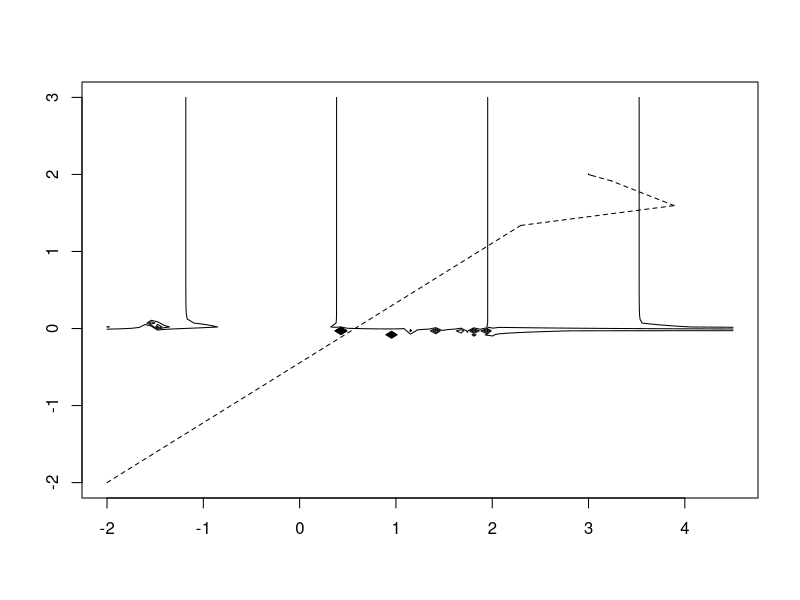

The R source for this figure:
## INITIAL VALUES
x = c(-2,-2)
itr = 40
x.values = matrix(0,itr+1,2)
x.values[1,] = x

## OBJECTIVE FUNCTION AND DERIVATIVES


## LOGISTIC POPULATION GROWTH MODEL FOR BEETLES. It is a function of t and x (theta)
N.func <-function(t,x){
  N0 <-2
  out<-(N0*x[1])/(N0+(x[1]-N0)*exp(-x[2]*t))
  return(out)
}
## FIRST DERIVATIVES
N.prime <-function(t,x){
  ## 1 = k, 2 = r
  N0 <-2
  base <-N0*(1-exp(x[2]*t)) + x[1]*exp(x[2]*t)
  out.1<-N0^2*(1-exp(-x[2]*t))/(base^2)
  out.2<-(t*N0*x[1]*(x[1]-N0)*exp(x[2]*t))/(base^2)
  out = matrix(c(out.1,out.2),ncol=1)
  return(out)
}

## SECOND DERIVATIVES:
N.prime2 <-function(t,x){
  N0 <-2
  base <-N0+exp(x[2]*t)*(x[1]-N0)
  out.kk<-2*(N0^2)*exp(-x[2]*t)*(1-exp(-x[2]*t))/(base^3)
  out.rr<-(N0*x[1]*exp(-2*x[2]*t)*t^2*(N0-N0*exp(x[2]*t))*(x[1]-N0))/(base^3)
  out.kr <-((N0^2*exp(-x[2]*t)*t)*(exp(-x[2]*t)*(N0-x[1]) + 2*x[1] -N0))/(base^3)
  out = matrix(c(out.kk,out.kr,out.kr,out.rr),ncol=1)
  return(out)
}


N.func <- Vectorize(N.func,'t')
N.prime <- Vectorize(N.prime,'t')
N.prime2 <- Vectorize(N.prime2,'t')

gamma <- function(x,t,y){
  
  out <- y - N.func(t,x)
  
  return(out)
}

## GAMMA.X is an n-by-1 vector measuring the difference between observed beetle count and the model. It is a function of x (theta) as the data is already embedded
gamma.x <- function(x){
  t = c(0,8,28,41,63,79,97,117,135,154)
  y=c(2,47,192,256,768,896,1120,896,1184,1024)
  out <- gamma(x,t,y)
  return(out)
}

N.prime.x <-function(x){
  t = c(0,8,28,41,63,79,97,117,135,154)
  out<-N.prime(t,x)
  return(out)
}

g <- function(x){
  out <- -1*gamma.x(x) %*% gamma.x(x)
  return(out)
}

g.prime <-function(x){

  g.prime.1 <-2*sum(gamma.x(x)*N.prime.x(x)[1,])
  g.prime.2 <- 2*sum(gamma.x(x)%*%N.prime.x(x)[2,])
  out <- matrix(c(g.prime.1,g.prime.2),ncol=1)
  return(out)
  
}
### test:


t = c(0,8,28,41,63,79,97,117,135,154)
y=c(2,47,192,256,768,896,1120,896,1184,1024)
k0 = 1033.5153256
r0 = 0.117
x0 <-c(k0,r0)
#g.i(x=c(k0,r0),t,y)
print(paste('initial test: g(\theta) = ', g(x0)))

g.prime = function(x){
  g.prime.da = (-1)*((4*x[1]^3)+(4*x[1]*x[2])-(42*x[1])+(2*x[2]^2)-14)
  g.prime.db = (-1)*((2*x[1]^2)-(26*x[2])-22+(4*x[1]*x[2])+(4*x[2]^3))
  out = matrix(c(g.prime.da,g.prime.db),ncol=1)
  return(out)
}
g.2prime=function(x){
  g.2prime.da2 = (-1)*((12*x[1]^2)+(4*x[2])-42)
  g.2prime.db2 = (-1)*((12*x[2]^2)+(4*x[1])-26)
  g.2prime.dadb = (-1)*(4*(x[1]+x[2]))
  out = matrix(c(g.2prime.da2,g.2prime.dadb,
                 g.2prime.dadb,g.2prime.db2),nrow=2, byrow=TRUE)
  return(out)
}

## MAIN
for(i in 1:itr){
  x = x - solve(g.2prime(x))%*%g.prime(x)
  x.values[i+1,] = x
}

## OUTPUT
x		# FINAL ESTIMATE
g(x) 		# OBJECTIVE FUNCTION AT ESTIMATE
g.prime(x) 	# GRADIENT AT ESTIMATE

## PLOT OF CONVERGENCE
z = matrix(0,100,100)
x1.max = max(4.5,ceiling(max(x.values[,1])))
x1.min = min(-2,floor(min(x.values[,1])))
x2.max = max(3,ceiling(max(x.values[,2])))
x2.min = min(-2,floor(min(x.values[,2])))
x1 = seq(x1.min,x1.max,length=100)
x2 = seq(x2.min,x2.max,length=100)
for(i in 1:100){
  for(j in 1:100){
    z[i,j] = g(c(x1[i],x2[j]))
  }
}
contour(x1,x2,z,nlevels=20,drawlabels=FALSE)
for(i in 1:itr){
  segments(x.values[i,1],x.values[i,2],x.values[i+1,1],
           x.values[i+1,2],lty=2)
}
